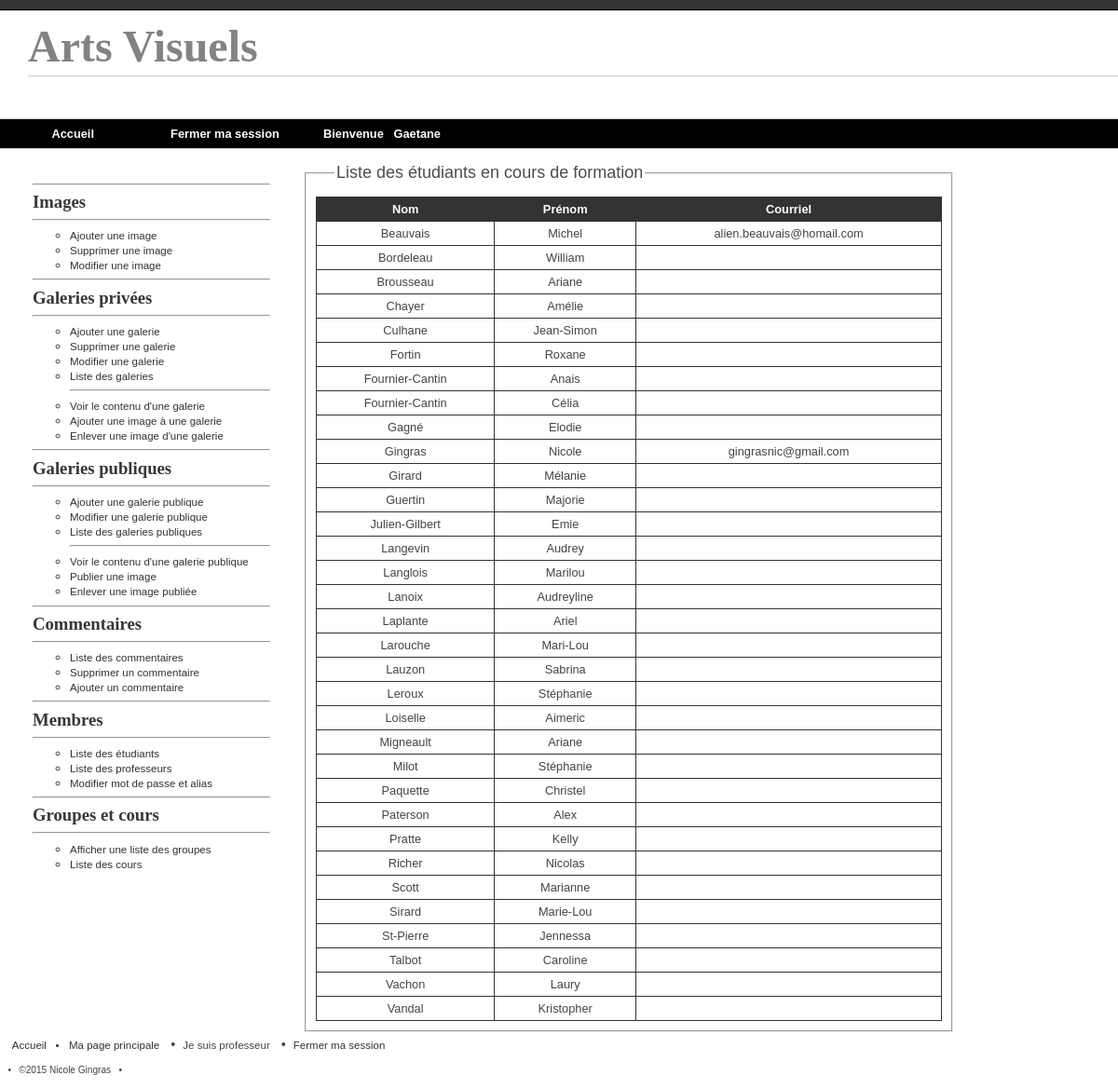
The page /pageEtudiantsListe.php (signed in) on the database its author committed.
### tables this page shows
CREATE TABLE IF NOT EXISTS `membres` (
  `idmembre` int(11) NOT NULL AUTO_INCREMENT,
  `noda` int(11) DEFAULT NULL,
  `nom` varchar(25) DEFAULT NULL,
  `prenom` varchar(25) DEFAULT NULL,
  `alias` varchar(25) NOT NULL,
  `mdp` varchar(45) NOT NULL DEFAULT 'sha1(123)',
  `type` varchar(25) NOT NULL DEFAULT 'etudiant',
  `courriel` varchar(45) NOT NULL,
  `timestamp` timestamp NOT NULL DEFAULT CURRENT_TIMESTAMP,
  `actif` tinyint(4) NOT NULL DEFAULT '1' COMMENT '1: étudiant actuellement inscrit ou professeur en poste\n2: ancien étudiant ou professeur',
  `annee_debut` int(11) NOT NULL DEFAULT '2012',
  PRIMARY KEY (`idmembre`)
);

### metier/rechercherMembre.class.php (called while the page is built, shortened)
<?php
include_once "select.class.php";
class RechercherMembre extends Select{
	private $select;
	function __construct() {
		$this->select = new Select();
	}
	function afficher_membres_actuels_ou_anciens($type, $actif)
	{
		$liste = $this->select->callPS2("afficher_membres_actuels_ou_anciens", $type, $actif);
		return $liste;
	}
}

### metier/select.class.php (called while the page is built, shortened)
<?php
class Select extends Connexion{
	private $connexion;
	function __construct() {
		$this->connexion = new Connexion();
	}
	public function callPS2($procedureStockee, $valeurCritere, $valeurCritere2) {
		try {
			$requete = $this->connexion->prepare("CALL $procedureStockee(?,?)");
			$requete->bindParam(1, $valeurCritere);
			$requete->bindParam(2, $valeurCritere2);
			$requete->execute();
			$nbLigne = $requete->fetchAll();
			return $nbLigne;
			$this->connexion = null;
		}
		catch (PDOException $e) {
			echo "<p>Erreur: " . $e->getMessage() . "</p>";
		}
	}
}
?>

### metier/rechercherMembres.php (the view, shortened to what this page needs)
<?php
$type = $_POST["type"];
include_once 'rechercherMembre.class.php';
$cherche = new RechercherMembre();
switch ($type):
case "etudiant":
	$liste=$cherche->afficher_membres_actuels_ou_anciens($type, "1");
	echo "<tr>";
	echo "<th>&nbsp;&nbsp;Nom&nbsp;&nbsp;</th>";
	echo "<th>&nbsp;&nbsp;Pr&eacute;nom&nbsp;&nbsp;</th>";
	echo "<th>&nbsp;&nbsp;Courriel&nbsp;&nbsp;</th>";
	echo "</tr>";
	foreach($liste as $ligne) {
		echo "<tr>";
		echo "<td>" . $ligne['nom'] . "</td>";
		echo "<td>" . $ligne['prenom'] . "</td>";
		echo "<td>" . $ligne['courriel'] . "</td>";
		echo "</tr>";
	}
	break;
	endswitch;

### css/style.css (style rules this page uses)
body { background-color: #888888; width: 960px; border-top: 1px solid black; }
html { margin: 0; padding: 0; background: #333; font-family: Helvetica, sans-serif; font-size:12.0pt; }
body { margin: auto; margin-top: 10px; padding-bottom: 5px; width: 1200px; border-top: 1px solid black; border-bottom: none; background: white; }
td,th { color: #444444; border: 1px solid #333; text-align: center; overflow: hidden; padding: 5px; }
th { background: #333; color: white; }
.clearfix:after { content: ""; clear: both; display: block; }

### rows shown on the page
membres: nom "Beauvais", prenom "Michel", courriel "alien.beauvais@homail.com"
membres: nom "Bordeleau", prenom "William"
membres: nom "Brousseau", prenom "Ariane"
membres: nom "Chayer", prenom "Amélie"
membres: nom "Culhane", prenom "Jean-Simon"
membres: nom "Fortin", prenom "Roxane"
membres: nom "Fournier-Cantin", prenom "Anais"
membres: nom "Fournier-Cantin", prenom "Célia"
membres: nom "Gagné", prenom "Elodie"
membres: nom "Gingras", prenom "Nicole", courriel "gingrasnic@gmail.com"
membres: nom "Girard", prenom "Mélanie"
membres: nom "Guertin", prenom "Majorie"
membres: nom "Julien-Gilbert", prenom "Emie"
membres: nom "Langevin", prenom "Audrey"
membres: nom "Langlois", prenom "Marilou"
membres: nom "Lanoix", prenom "Audreyline"
membres: nom "Laplante", prenom "Ariel"
membres: nom "Larouche", prenom "Mari-Lou"
membres: nom "Lauzon", prenom "Sabrina"
membres: nom "Leroux", prenom "Stéphanie"
membres: nom "Loiselle", prenom "Aimeric"
membres: nom "Migneault", prenom "Ariane"
membres: nom "Milot", prenom "Stéphanie"
membres: nom "Paquette", prenom "Christel"
membres: nom "Paterson", prenom "Alex"
membres: nom "Pratte", prenom "Kelly"
membres: nom "Richer", prenom "Nicolas"
membres: nom "Scott", prenom "Marianne"
membres: nom "Sirard", prenom "Marie-Lou"
membres: nom "St-Pierre", prenom "Jennessa"
membres: nom "Talbot", prenom "Caroline"
membres: nom "Vachon", prenom "Laury"
membres: nom "Vandal", prenom "Kristopher"

### other values the page prints
$_SESSION['prenom'] "Gaetane"
